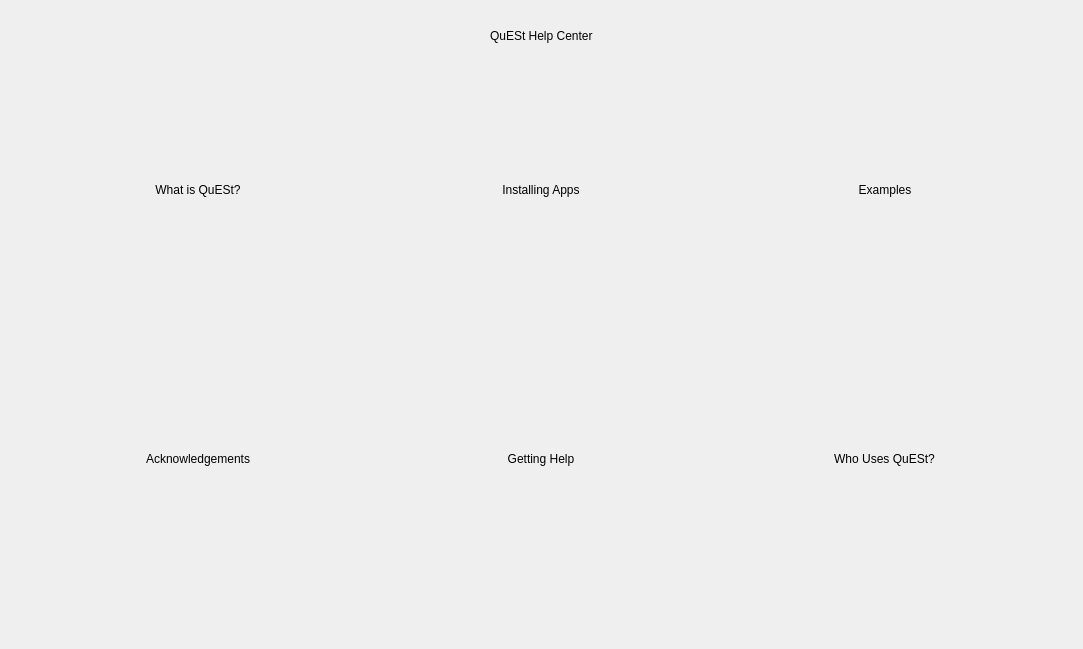
<?xml version="1.0" encoding="UTF-8"?>
<ui version="4.0">
 <class>help_land</class>
 <widget class="QWidget" name="help_land">
  <property name="geometry">
   <rect>
    <x>0</x>
    <y>0</y>
    <width>1083</width>
    <height>649</height>
   </rect>
  </property>
  <property name="windowTitle">
   <string>Form</string>
  </property>
  <layout class="QVBoxLayout" name="verticalLayout" stretch="1,0">
   <item>
    <layout class="QGridLayout" name="gridLayout">
     <property name="spacing">
      <number>0</number>
     </property>
     <item row="0" column="0">
      <widget class="QStackedWidget" name="help_widge">
       <property name="currentIndex">
        <number>0</number>
       </property>
       <widget class="QWidget" name="quest_help_home">
        <layout class="QVBoxLayout" name="verticalLayout_2">
         <item>
          <layout class="QGridLayout" name="gridLayout_2">
           <item row="2" column="0">
            <widget class="QFrame" name="frame">
             <property name="sizePolicy">
              <sizepolicy hsizetype="Preferred" vsizetype="MinimumExpanding">
               <horstretch>0</horstretch>
               <verstretch>0</verstretch>
              </sizepolicy>
             </property>
             <property name="frameShape">
              <enum>QFrame::NoFrame</enum>
             </property>
             <property name="frameShadow">
              <enum>QFrame::Raised</enum>
             </property>
             <layout class="QHBoxLayout" name="horizontalLayout_2">
              <item alignment="Qt::AlignHCenter">
               <widget class="QFrame" name="frame_4">
                <property name="styleSheet">
                 <string notr="true"/>
                </property>
                <property name="frameShape">
                 <enum>QFrame::NoFrame</enum>
                </property>
                <property name="frameShadow">
                 <enum>QFrame::Raised</enum>
                </property>
                <layout class="QVBoxLayout" name="verticalLayout_9">
                 <item>
                  <widget class="QPushButton" name="ack_push">
                   <property name="styleSheet">
                    <string notr="true">font: 600 18pt &quot;Segoe UI&quot;;</string>
                   </property>
                   <property name="text">
                    <string>Acknowledgements</string>
                   </property>
                   <property name="flat">
                    <bool>true</bool>
                   </property>
                  </widget>
                 </item>
                </layout>
               </widget>
              </item>
              <item alignment="Qt::AlignHCenter">
               <widget class="QFrame" name="frame_7">
                <property name="styleSheet">
                 <string notr="true"/>
                </property>
                <property name="frameShape">
                 <enum>QFrame::NoFrame</enum>
                </property>
                <property name="frameShadow">
                 <enum>QFrame::Raised</enum>
                </property>
                <layout class="QVBoxLayout" name="verticalLayout_8">
                 <item>
                  <widget class="QPushButton" name="get_push">
                   <property name="styleSheet">
                    <string notr="true">font: 600 18pt &quot;Segoe UI&quot;;</string>
                   </property>
                   <property name="text">
                    <string>Getting Help</string>
                   </property>
                   <property name="flat">
                    <bool>true</bool>
                   </property>
                  </widget>
                 </item>
                </layout>
               </widget>
              </item>
              <item alignment="Qt::AlignHCenter">
               <widget class="QFrame" name="frame_5">
                <property name="styleSheet">
                 <string notr="true"/>
                </property>
                <property name="frameShape">
                 <enum>QFrame::NoFrame</enum>
                </property>
                <property name="frameShadow">
                 <enum>QFrame::Raised</enum>
                </property>
                <layout class="QVBoxLayout" name="verticalLayout_7">
                 <item>
                  <widget class="QPushButton" name="who_push">
                   <property name="styleSheet">
                    <string notr="true">font: 600 18pt &quot;Segoe UI&quot;;</string>
                   </property>
                   <property name="text">
                    <string>Who Uses QuESt?</string>
                   </property>
                   <property name="flat">
                    <bool>true</bool>
                   </property>
                  </widget>
                 </item>
                </layout>
               </widget>
              </item>
             </layout>
            </widget>
           </item>
           <item row="0" column="0" alignment="Qt::AlignHCenter|Qt::AlignVCenter">
            <widget class="QFrame" name="frame_2">
             <property name="sizePolicy">
              <sizepolicy hsizetype="Preferred" vsizetype="Preferred">
               <horstretch>0</horstretch>
               <verstretch>0</verstretch>
              </sizepolicy>
             </property>
             <property name="frameShape">
              <enum>QFrame::NoFrame</enum>
             </property>
             <property name="frameShadow">
              <enum>QFrame::Raised</enum>
             </property>
             <layout class="QVBoxLayout" name="verticalLayout_4">
              <item>
               <widget class="QLabel" name="label_7">
                <property name="styleSheet">
                 <string notr="true">font: 800 26pt &quot;Segoe UI&quot;;</string>
                </property>
                <property name="text">
                 <string>QuESt Help Center</string>
                </property>
               </widget>
              </item>
             </layout>
            </widget>
           </item>
           <item row="1" column="0">
            <widget class="QFrame" name="frame_3">
             <property name="sizePolicy">
              <sizepolicy hsizetype="Preferred" vsizetype="MinimumExpanding">
               <horstretch>0</horstretch>
               <verstretch>0</verstretch>
              </sizepolicy>
             </property>
             <property name="frameShape">
              <enum>QFrame::NoFrame</enum>
             </property>
             <property name="frameShadow">
              <enum>QFrame::Raised</enum>
             </property>
             <layout class="QHBoxLayout" name="horizontalLayout">
              <item alignment="Qt::AlignHCenter">
               <widget class="QFrame" name="frame_6">
                <property name="styleSheet">
                 <string notr="true"/>
                </property>
                <property name="frameShape">
                 <enum>QFrame::NoFrame</enum>
                </property>
                <property name="frameShadow">
                 <enum>QFrame::Raised</enum>
                </property>
                <layout class="QVBoxLayout" name="verticalLayout_5">
                 <item>
                  <widget class="QPushButton" name="what_push">
                   <property name="styleSheet">
                    <string notr="true">
font: 600 18pt &quot;Segoe UI&quot;;</string>
                   </property>
                   <property name="text">
                    <string>What is QuESt?</string>
                   </property>
                   <property name="flat">
                    <bool>true</bool>
                   </property>
                  </widget>
                 </item>
                </layout>
               </widget>
              </item>
              <item alignment="Qt::AlignHCenter">
               <widget class="QFrame" name="frame_8">
                <property name="styleSheet">
                 <string notr="true"/>
                </property>
                <property name="frameShape">
                 <enum>QFrame::NoFrame</enum>
                </property>
                <property name="frameShadow">
                 <enum>QFrame::Raised</enum>
                </property>
                <layout class="QVBoxLayout" name="verticalLayout_6">
                 <item>
                  <widget class="QPushButton" name="inst_push">
                   <property name="styleSheet">
                    <string notr="true">font: 600 18pt &quot;Segoe UI&quot;;</string>
                   </property>
                   <property name="text">
                    <string>Installing Apps</string>
                   </property>
                   <property name="flat">
                    <bool>true</bool>
                   </property>
                  </widget>
                 </item>
                </layout>
               </widget>
              </item>
              <item alignment="Qt::AlignHCenter">
               <widget class="QFrame" name="frame_9">
                <property name="styleSheet">
                 <string notr="true"/>
                </property>
                <property name="frameShape">
                 <enum>QFrame::NoFrame</enum>
                </property>
                <property name="frameShadow">
                 <enum>QFrame::Raised</enum>
                </property>
                <layout class="QVBoxLayout" name="verticalLayout_3">
                 <item>
                  <widget class="QPushButton" name="doc_push">
                   <property name="toolTip">
                    <string>&lt;html&gt;&lt;head/&gt;&lt;body&gt;&lt;p&gt;&lt;span style=&quot; font-size:9pt; font-weight:400;&quot;&gt;Under Construction&lt;/span&gt;&lt;/p&gt;&lt;/body&gt;&lt;/html&gt;</string>
                   </property>
                   <property name="styleSheet">
                    <string notr="true">font: 600 18pt &quot;Segoe UI&quot;;</string>
                   </property>
                   <property name="text">
                    <string>Examples</string>
                   </property>
                   <property name="flat">
                    <bool>true</bool>
                   </property>
                  </widget>
                 </item>
                </layout>
               </widget>
              </item>
             </layout>
            </widget>
           </item>
          </layout>
         </item>
        </layout>
       </widget>
       <widget class="QWidget" name="acknowledge_page">
        <layout class="QVBoxLayout" name="verticalLayout_13">
         <item>
          <widget class="QLabel" name="label_11">
           <property name="styleSheet">
            <string notr="true">font: 20pt &quot;Segoe UI&quot;;</string>
           </property>
           <property name="text">
            <string>Acknowledgements</string>
           </property>
          </widget>
         </item>
         <item>
          <widget class="QTextBrowser" name="textBrowser_4">
           <property name="html">
            <string>&lt;!DOCTYPE HTML PUBLIC &quot;-//W3C//DTD HTML 4.0//EN&quot; &quot;http://www.w3.org/TR/REC-html40/strict.dtd&quot;&gt;
&lt;html&gt;&lt;head&gt;&lt;meta name=&quot;qrichtext&quot; content=&quot;1&quot; /&gt;&lt;meta charset=&quot;utf-8&quot; /&gt;&lt;style type=&quot;text/css&quot;&gt;
p, li { white-space: pre-wrap; }
hr { height: 1px; border-width: 0; }
li.unchecked::marker { content: &quot;\2610&quot;; }
li.checked::marker { content: &quot;\2612&quot;; }
&lt;/style&gt;&lt;/head&gt;&lt;body style=&quot; font-family:'Segoe UI'; font-size:9pt; font-weight:400; font-style:normal;&quot;&gt;
&lt;p style=&quot; margin-top:0px; margin-bottom:0px; margin-left:0px; margin-right:0px; -qt-block-indent:0; text-indent:0px;&quot;&gt;&lt;span style=&quot; font-size:14pt;&quot;&gt;QuESt is developed by the &lt;/span&gt;&lt;span style=&quot; font-size:14pt; text-decoration: underline;&quot;&gt;Energy Storage Tehcnology and Systems&lt;/span&gt;&lt;span style=&quot; font-size:14pt;&quot;&gt; and &lt;/span&gt;&lt;span style=&quot; font-size:14pt; text-decoration: underline;&quot;&gt;Electric Power Systems Research&lt;/span&gt;&lt;span style=&quot; font-size:14pt;&quot;&gt; departments at &lt;/span&gt;&lt;span style=&quot; font-size:14pt; text-decoration: underline;&quot;&gt;Sandia National Laboratories&lt;/span&gt;&lt;span style=&quot; font-size:14pt;&quot;&gt;.&lt;/span&gt;&lt;/p&gt;
&lt;p style=&quot;-qt-paragraph-type:empty; margin-top:0px; margin-bottom:0px; margin-left:0px; margin-right:0px; -qt-block-indent:0; text-indent:0px; font-size:14pt;&quot;&gt;&lt;br /&gt;&lt;/p&gt;
&lt;p style=&quot; margin-top:0px; margin-bottom:0px; margin-left:0px; margin-right:0px; -qt-block-indent:0; text-indent:0px;&quot;&gt;&lt;span style=&quot; font-size:14pt;&quot;&gt;The developers would like to thank &lt;/span&gt;&lt;span style=&quot; font-size:14pt; font-weight:700;&quot;&gt;Dr. Imre Gyuk&lt;/span&gt;&lt;span style=&quot; font-size:14pt;&quot;&gt; at the Energy Storage Program at the U.S. Department of Energy for funding the development of theis software.&lt;/span&gt;&lt;/p&gt;&lt;/body&gt;&lt;/html&gt;</string>
           </property>
          </widget>
         </item>
         <item alignment="Qt::AlignHCenter">
          <widget class="QPushButton" name="ack_back">
           <property name="text">
            <string>Go Back</string>
           </property>
           <property name="flat">
            <bool>true</bool>
           </property>
          </widget>
         </item>
        </layout>
       </widget>
       <widget class="QWidget" name="getting_help">
        <layout class="QVBoxLayout" name="verticalLayout_14">
         <item>
          <widget class="QLabel" name="label_12">
           <property name="styleSheet">
            <string notr="true">font: 20pt &quot;Segoe UI&quot;;</string>
           </property>
           <property name="text">
            <string>Getting Help</string>
           </property>
          </widget>
         </item>
         <item>
          <widget class="QTextBrowser" name="textBrowser_5">
           <property name="html">
            <string>&lt;!DOCTYPE HTML PUBLIC &quot;-//W3C//DTD HTML 4.0//EN&quot; &quot;http://www.w3.org/TR/REC-html40/strict.dtd&quot;&gt;
&lt;html&gt;&lt;head&gt;&lt;meta name=&quot;qrichtext&quot; content=&quot;1&quot; /&gt;&lt;meta charset=&quot;utf-8&quot; /&gt;&lt;style type=&quot;text/css&quot;&gt;
p, li { white-space: pre-wrap; }
hr { height: 1px; border-width: 0; }
li.unchecked::marker { content: &quot;\2610&quot;; }
li.checked::marker { content: &quot;\2612&quot;; }
&lt;/style&gt;&lt;/head&gt;&lt;body style=&quot; font-family:'Segoe UI'; font-size:9pt; font-weight:400; font-style:normal;&quot;&gt;
&lt;p style=&quot; margin-top:12px; margin-bottom:12px; margin-left:0px; margin-right:0px; -qt-block-indent:0; text-indent:0px;&quot;&gt;&lt;span style=&quot; font-size:14pt;&quot;&gt;For issues and feedback we would appreciate it if you could use the &amp;quot;Issues&amp;quot; feature of this repository. This helps others join the discussion and helps us keep track of and document issues.&lt;/span&gt;&lt;/p&gt;
&lt;h3 style=&quot; margin-top:14px; margin-bottom:12px; margin-left:0px; margin-right:0px; -qt-block-indent:0; text-indent:0px;&quot;&gt;&lt;a name=&quot;user-content-email&quot;&gt;&lt;/a&gt;&lt;span style=&quot; font-size:14pt; font-weight:700;&quot;&gt;E&lt;/span&gt;&lt;span style=&quot; font-size:14pt; font-weight:700;&quot;&gt;mail&lt;/span&gt;&lt;/h3&gt;
&lt;p style=&quot; margin-top:12px; margin-bottom:12px; margin-left:0px; margin-right:0px; -qt-block-indent:0; text-indent:0px;&quot;&gt;&lt;span style=&quot; font-size:14pt;&quot;&gt;Entity account &lt;/span&gt;&lt;span style=&quot; font-family:'Courier New'; font-size:14pt;&quot;&gt;@sandia.gov: snl-quest&lt;/span&gt;&lt;/p&gt;
&lt;p style=&quot; margin-top:12px; margin-bottom:12px; margin-left:0px; margin-right:0px; -qt-block-indent:0; text-indent:0px;&quot;&gt;&lt;span style=&quot; font-size:14pt;&quot;&gt;Project maintainer (Tu Nguyen) &lt;/span&gt;&lt;span style=&quot; font-family:'Courier New'; font-size:14pt;&quot;&gt;@sandia.gov: tunguy&lt;/span&gt;&lt;/p&gt;&lt;/body&gt;&lt;/html&gt;</string>
           </property>
          </widget>
         </item>
         <item alignment="Qt::AlignHCenter">
          <widget class="QPushButton" name="help_back">
           <property name="text">
            <string>Go Back</string>
           </property>
           <property name="flat">
            <bool>true</bool>
           </property>
          </widget>
         </item>
        </layout>
       </widget>
       <widget class="QWidget" name="users_page">
        <layout class="QVBoxLayout" name="verticalLayout_15">
         <item>
          <widget class="QLabel" name="label_13">
           <property name="styleSheet">
            <string notr="true">font: 20pt &quot;Segoe UI&quot;;</string>
           </property>
           <property name="text">
            <string>Who Uses Quest?</string>
           </property>
          </widget>
         </item>
         <item>
          <widget class="QTextBrowser" name="textBrowser_6">
           <property name="html">
            <string>&lt;!DOCTYPE HTML PUBLIC &quot;-//W3C//DTD HTML 4.0//EN&quot; &quot;http://www.w3.org/TR/REC-html40/strict.dtd&quot;&gt;
&lt;html&gt;&lt;head&gt;&lt;meta name=&quot;qrichtext&quot; content=&quot;1&quot; /&gt;&lt;meta charset=&quot;utf-8&quot; /&gt;&lt;style type=&quot;text/css&quot;&gt;
p, li { white-space: pre-wrap; }
hr { height: 1px; border-width: 0; }
li.unchecked::marker { content: &quot;\2610&quot;; }
li.checked::marker { content: &quot;\2612&quot;; }
&lt;/style&gt;&lt;/head&gt;&lt;body style=&quot; font-family:'Segoe UI'; font-size:9pt; font-weight:400; font-style:normal;&quot;&gt;
&lt;p style=&quot; margin-top:0px; margin-bottom:0px; margin-left:0px; margin-right:0px; -qt-block-indent:0; text-indent:0px;&quot;&gt;&lt;span style=&quot; font-size:14pt;&quot;&gt;The software is designed to be used by anyone with an interest in performing analysis of energy storage or its applications without having to create their own models or write their own code. It’s designed to be easy to use out of the box but also modifiable by the savvy user if they so choose. The software is intended to be used as a platform for running simulations, obtaining results, and using the information to inform planning decisions.&lt;/span&gt;&lt;/p&gt;&lt;/body&gt;&lt;/html&gt;</string>
           </property>
          </widget>
         </item>
         <item alignment="Qt::AlignHCenter">
          <widget class="QPushButton" name="use_back">
           <property name="text">
            <string>Go Back</string>
           </property>
           <property name="flat">
            <bool>true</bool>
           </property>
          </widget>
         </item>
        </layout>
       </widget>
       <widget class="QWidget" name="docs_page">
        <layout class="QVBoxLayout" name="verticalLayout_12">
         <item>
          <widget class="QLabel" name="label_10">
           <property name="styleSheet">
            <string notr="true">font: 20pt &quot;Segoe UI&quot;;</string>
           </property>
           <property name="text">
            <string>Examples</string>
           </property>
          </widget>
         </item>
         <item>
          <widget class="QTextBrowser" name="textBrowser_3">
           <property name="html">
            <string>&lt;!DOCTYPE HTML PUBLIC &quot;-//W3C//DTD HTML 4.0//EN&quot; &quot;http://www.w3.org/TR/REC-html40/strict.dtd&quot;&gt;
&lt;html&gt;&lt;head&gt;&lt;meta name=&quot;qrichtext&quot; content=&quot;1&quot; /&gt;&lt;meta charset=&quot;utf-8&quot; /&gt;&lt;style type=&quot;text/css&quot;&gt;
p, li { white-space: pre-wrap; }
hr { height: 1px; border-width: 0; }
li.unchecked::marker { content: &quot;\2610&quot;; }
li.checked::marker { content: &quot;\2612&quot;; }
&lt;/style&gt;&lt;/head&gt;&lt;body style=&quot; font-family:'Segoe UI'; font-size:9pt; font-weight:400; font-style:normal;&quot;&gt;
&lt;p style=&quot; margin-top:0px; margin-bottom:0px; margin-left:0px; margin-right:0px; -qt-block-indent:0; text-indent:0px;&quot;&gt;&lt;span style=&quot; font-size:14pt;&quot;&gt;This page is under construction.&lt;/span&gt;&lt;/p&gt;&lt;/body&gt;&lt;/html&gt;</string>
           </property>
          </widget>
         </item>
         <item alignment="Qt::AlignHCenter">
          <widget class="QPushButton" name="docs_back">
           <property name="text">
            <string>Go Back</string>
           </property>
           <property name="flat">
            <bool>true</bool>
           </property>
          </widget>
         </item>
        </layout>
       </widget>
       <widget class="QWidget" name="install_apps_page">
        <layout class="QVBoxLayout" name="verticalLayout_11">
         <item>
          <widget class="QLabel" name="label_9">
           <property name="styleSheet">
            <string notr="true">font: 20pt &quot;Segoe UI&quot;;
background: transparent</string>
           </property>
           <property name="text">
            <string>Installing Apps</string>
           </property>
          </widget>
         </item>
         <item>
          <widget class="QTextBrowser" name="textBrowser_2">
           <property name="html">
            <string>&lt;!DOCTYPE HTML PUBLIC &quot;-//W3C//DTD HTML 4.0//EN&quot; &quot;http://www.w3.org/TR/REC-html40/strict.dtd&quot;&gt;
&lt;html&gt;&lt;head&gt;&lt;meta name=&quot;qrichtext&quot; content=&quot;1&quot; /&gt;&lt;meta charset=&quot;utf-8&quot; /&gt;&lt;style type=&quot;text/css&quot;&gt;
p, li { white-space: pre-wrap; }
hr { height: 1px; border-width: 0; }
li.unchecked::marker { content: &quot;\2610&quot;; }
li.checked::marker { content: &quot;\2612&quot;; }
&lt;/style&gt;&lt;/head&gt;&lt;body style=&quot; font-family:'Segoe UI'; font-size:9pt; font-weight:400; font-style:normal;&quot;&gt;
&lt;p style=&quot; margin-top:0px; margin-bottom:0px; margin-left:0px; margin-right:0px; -qt-block-indent:0; text-indent:0px;&quot;&gt;&lt;span style=&quot; font-size:14pt;&quot;&gt;Available applications can be installed with the click of a button. Each application will be installed into an independent environment to improve version control of libraries. After the installation is completed the install button will be updated to a launch button. The user will then be able to launch applications from the home page.&lt;/span&gt;&lt;/p&gt;&lt;/body&gt;&lt;/html&gt;</string>
           </property>
          </widget>
         </item>
         <item alignment="Qt::AlignHCenter">
          <widget class="QPushButton" name="inst_back">
           <property name="text">
            <string>Go Back</string>
           </property>
           <property name="flat">
            <bool>true</bool>
           </property>
          </widget>
         </item>
        </layout>
       </widget>
       <widget class="QWidget" name="what_is_quest">
        <layout class="QVBoxLayout" name="verticalLayout_10">
         <item>
          <widget class="QLabel" name="label_8">
           <property name="styleSheet">
            <string notr="true">font: 20pt &quot;Segoe UI&quot;;</string>
           </property>
           <property name="text">
            <string>What is Quest?</string>
           </property>
          </widget>
         </item>
         <item>
          <widget class="QTextBrowser" name="textBrowser">
           <property name="html">
            <string>&lt;!DOCTYPE HTML PUBLIC &quot;-//W3C//DTD HTML 4.0//EN&quot; &quot;http://www.w3.org/TR/REC-html40/strict.dtd&quot;&gt;
&lt;html&gt;&lt;head&gt;&lt;meta name=&quot;qrichtext&quot; content=&quot;1&quot; /&gt;&lt;meta charset=&quot;utf-8&quot; /&gt;&lt;style type=&quot;text/css&quot;&gt;
p, li { white-space: pre-wrap; }
hr { height: 1px; border-width: 0; }
li.unchecked::marker { content: &quot;\2610&quot;; }
li.checked::marker { content: &quot;\2612&quot;; }
&lt;/style&gt;&lt;/head&gt;&lt;body style=&quot; font-family:'Segoe UI'; font-size:9pt; font-weight:400; font-style:normal;&quot;&gt;
&lt;p style=&quot; margin-top:12px; margin-bottom:12px; margin-left:0px; margin-right:0px; -qt-block-indent:0; text-indent:0px;&quot;&gt;&lt;span style=&quot; font-size:14pt; font-weight:700;&quot;&gt;QuESt 2.0&lt;/span&gt;&lt;span style=&quot; font-size:14pt;&quot;&gt; is an evolved version of the original QuESt, an open-source Python software designed for energy storage (ES) analytics. It transforms into a platform providing centralized access to multiple tools and improved data analytics, aiming to simplify ES analysis and democratize access to these tools. &lt;/span&gt;&lt;/p&gt;
&lt;p style=&quot; margin-top:12px; margin-bottom:12px; margin-left:0px; margin-right:0px; -qt-block-indent:0; text-indent:0px;&quot;&gt;&lt;span style=&quot; font-size:14pt;&quot;&gt;Currently, QuESt 2.0 includes three main components: &lt;/span&gt;&lt;/p&gt;
&lt;p style=&quot; margin-top:12px; margin-bottom:12px; margin-left:0px; margin-right:0px; -qt-block-indent:0; text-indent:0px;&quot;&gt;&lt;span style=&quot; font-size:14pt; font-weight:700;&quot;&gt;1.&lt;/span&gt;&lt;span style=&quot; font-family:'Times New Roman'; font-size:14pt;&quot;&gt;       &lt;/span&gt;&lt;span style=&quot; font-size:14pt; font-weight:700;&quot;&gt;The QuESt App Hub&lt;/span&gt;&lt;span style=&quot; font-size:14pt;&quot;&gt; operates similarly to an app store, offering access points to a multitude of applications. Currently, various energy storage analytics tools have been available on QuESt App hub. For example: &lt;/span&gt;&lt;/p&gt;
&lt;p style=&quot; margin-top:12px; margin-bottom:12px; margin-left:0px; margin-right:0px; -qt-block-indent:0; text-indent:0px;&quot;&gt;&lt;span style=&quot; font-family:'Symbol'; font-size:14pt;&quot;&gt;·&lt;/span&gt;&lt;span style=&quot; font-family:'Times New Roman'; font-size:14pt;&quot;&gt;       &lt;/span&gt;&lt;span style=&quot; font-size:14pt; font-weight:700;&quot;&gt;QuESt Data Manager&lt;/span&gt;&lt;span style=&quot; font-size:14pt;&quot;&gt; manages the acquisition of data. &lt;/span&gt;&lt;/p&gt;
&lt;p style=&quot; margin-top:12px; margin-bottom:12px; margin-left:0px; margin-right:0px; -qt-block-indent:0; text-indent:0px;&quot;&gt;&lt;span style=&quot; font-family:'Symbol'; font-size:14pt;&quot;&gt;·&lt;/span&gt;&lt;span style=&quot; font-family:'Times New Roman'; font-size:14pt;&quot;&gt;       &lt;/span&gt;&lt;span style=&quot; font-size:14pt; font-weight:700;&quot;&gt;QuESt Valuation&lt;/span&gt;&lt;span style=&quot; font-size:14pt;&quot;&gt; estimates the potential revenue generated by energy storage systems when providing ancillary services in the electricity markets. &lt;/span&gt;&lt;/p&gt;
&lt;p style=&quot; margin-top:12px; margin-bottom:12px; margin-left:0px; margin-right:0px; -qt-block-indent:0; text-indent:0px;&quot;&gt;&lt;span style=&quot; font-family:'Symbol'; font-size:14pt;&quot;&gt;·&lt;/span&gt;&lt;span style=&quot; font-family:'Times New Roman'; font-size:14pt;&quot;&gt;       &lt;/span&gt;&lt;span style=&quot; font-size:14pt; font-weight:700;&quot;&gt;QuESt BTM (Behind-The-Meter) c&lt;/span&gt;&lt;span style=&quot; font-size:14pt;&quot;&gt;alculates the cost savings for time-of-use and net energy metering customers utilizing behind-the-meter energy storage systems. &lt;/span&gt;&lt;/p&gt;
&lt;p style=&quot; margin-top:12px; margin-bottom:12px; margin-left:0px; margin-right:0px; -qt-block-indent:0; text-indent:0px;&quot;&gt;&lt;span style=&quot; font-family:'Symbol'; font-size:14pt;&quot;&gt;·&lt;/span&gt;&lt;span style=&quot; font-family:'Times New Roman'; font-size:14pt;&quot;&gt;       &lt;/span&gt;&lt;span style=&quot; font-size:14pt; font-weight:700;&quot;&gt;QuESt Technology Selection&lt;/span&gt;&lt;span style=&quot; font-size:14pt;&quot;&gt; supports in selecting the appropriate energy storage technology based on specific applications and requirements. &lt;/span&gt;&lt;/p&gt;
&lt;p style=&quot; margin-top:12px; margin-bottom:12px; margin-left:0px; margin-right:0px; -qt-block-indent:0; text-indent:0px;&quot;&gt;&lt;span style=&quot; font-family:'Symbol'; font-size:14pt;&quot;&gt;·&lt;/span&gt;&lt;span style=&quot; font-family:'Times New Roman'; font-size:14pt;&quot;&gt;       &lt;/span&gt;&lt;span style=&quot; font-size:14pt; font-weight:700;&quot;&gt;QuESt Performance&lt;/span&gt;&lt;span style=&quot; font-size:14pt;&quot;&gt; evaluates the performance of energy storage systems in different climatic conditions. &lt;/span&gt;&lt;/p&gt;
&lt;p style=&quot; margin-top:12px; margin-bottom:12px; margin-left:0px; margin-right:0px; -qt-block-indent:0; text-indent:0px;&quot;&gt;&lt;span style=&quot; font-family:'Symbol'; font-size:14pt;&quot;&gt;·&lt;/span&gt;&lt;span style=&quot; font-family:'Times New Roman'; font-size:14pt;&quot;&gt;       &lt;/span&gt;&lt;span style=&quot; font-size:14pt; font-weight:700;&quot;&gt;QuESt Microgrid &lt;/span&gt;&lt;span style=&quot; font-size:14pt;&quot;&gt;supports microgrid design and simulation considering energy storage as a key component. &lt;/span&gt;&lt;/p&gt;
&lt;p style=&quot; margin-top:12px; margin-bottom:12px; margin-left:0px; margin-right:0px; -qt-block-indent:0; text-indent:0px;&quot;&gt;&lt;span style=&quot; font-size:14pt;&quot;&gt;It has been designed with key features to improve user experience and application management: &lt;/span&gt;&lt;/p&gt;
&lt;ul style=&quot;margin-top: 0px; margin-bottom: 0px; margin-left: 0px; margin-right: 0px; -qt-list-indent: 1;&quot;&gt;
&lt;li style=&quot; font-size:14pt;&quot; style=&quot; margin-top:12px; margin-bottom:0px; margin-left:0px; margin-right:0px; -qt-block-indent:0; text-indent:0px;&quot;&gt;&lt;span style=&quot; font-weight:700;&quot;&gt;User-Friendly Access&lt;/span&gt;: Users can easily find and install applications that suit their specific needs. &lt;/li&gt;
&lt;li style=&quot; font-size:14pt;&quot; style=&quot; margin-top:0px; margin-bottom:0px; margin-left:0px; margin-right:0px; -qt-block-indent:0; text-indent:0px;&quot;&gt;&lt;span style=&quot; font-weight:700;&quot;&gt;Isolated Environments&lt;/span&gt;: Upon installation, each application creates an isolated environment. This ensures that applications run independently, preventing conflicts, and enhancing stability. &lt;/li&gt;
&lt;li style=&quot; font-size:14pt;&quot; style=&quot; margin-top:0px; margin-bottom:12px; margin-left:0px; margin-right:0px; -qt-block-indent:0; text-indent:0px;&quot;&gt;&lt;span style=&quot; font-weight:700;&quot;&gt;Simultaneous Operation&lt;/span&gt;: Multiple applications can be installed and operated simultaneously, allowing users to leverage different tools without interference. &lt;/li&gt;&lt;/ul&gt;
&lt;p style=&quot; margin-top:12px; margin-bottom:12px; margin-left:0px; margin-right:0px; -qt-block-indent:0; text-indent:0px;&quot;&gt;&lt;span style=&quot; font-size:14pt; font-weight:700;&quot;&gt;2.&lt;/span&gt;&lt;span style=&quot; font-family:'Times New Roman'; font-size:14pt;&quot;&gt;       &lt;/span&gt;&lt;span style=&quot; font-size:14pt; font-weight:700;&quot;&gt;The QuESt Workspace&lt;/span&gt;&lt;span style=&quot; font-size:14pt;&quot;&gt; provides an integrated environment where users can create workflows by assembling multiple applications into a coherent process. It enhances the platform's usability and efficiency through several mechanisms: &lt;/span&gt;&lt;/p&gt;
&lt;ul style=&quot;margin-top: 0px; margin-bottom: 0px; margin-left: 0px; margin-right: 0px; -qt-list-indent: 1;&quot;&gt;
&lt;li style=&quot; font-size:14pt;&quot; style=&quot; margin-top:12px; margin-bottom:0px; margin-left:0px; margin-right:0px; -qt-block-indent:0; text-indent:0px;&quot;&gt;&lt;span style=&quot; font-weight:700;&quot;&gt;Integration of Applications&lt;/span&gt;: Users can create work processes that integrate multiple apps by assembling pipelines using plugin extensions. This modular approach allows for the flexible composition of analytics workflows tailored to specific needs. &lt;/li&gt;
&lt;li style=&quot; font-size:14pt;&quot; style=&quot; margin-top:0px; margin-bottom:12px; margin-left:0px; margin-right:0px; -qt-block-indent:0; text-indent:0px;&quot;&gt;&lt;span style=&quot; font-weight:700;&quot;&gt;Workflow Management&lt;/span&gt;: The workspace supports the selection, assembly, connection, and post-processing of data and tools. This structured approach streamlines the analytics process, from data preparation to visualization, making it easier to manage and understand. &lt;/li&gt;&lt;/ul&gt;
&lt;p style=&quot; margin-top:12px; margin-bottom:12px; margin-left:0px; margin-right:0px; -qt-block-indent:0; text-indent:0px;&quot;&gt;&lt;span style=&quot; font-size:14pt; font-weight:700;&quot;&gt;3.&lt;/span&gt;&lt;span style=&quot; font-family:'Times New Roman'; font-size:14pt;&quot;&gt;       &lt;/span&gt;&lt;span style=&quot; font-size:14pt; font-weight:700;&quot;&gt;QuESt GPT&lt;/span&gt;&lt;span style=&quot; font-size:14pt;&quot;&gt; represents a leap forward in data analytics within the platform, utilizing generative AI (specifically Large Language Models, or LLM) for data characterization and visualization: &lt;/span&gt;&lt;/p&gt;
&lt;ul style=&quot;margin-top: 0px; margin-bottom: 0px; margin-left: 0px; margin-right: 0px; -qt-list-indent: 1;&quot;&gt;
&lt;li style=&quot; font-size:14pt;&quot; style=&quot; margin-top:12px; margin-bottom:0px; margin-left:0px; margin-right:0px; -qt-block-indent:0; text-indent:0px;&quot;&gt;&lt;span style=&quot; font-weight:700;&quot;&gt;Data Insights&lt;/span&gt;: Users can select datasets and ask questions about the data, with QuESt GPT providing insights based on the data's characteristics. This interaction model simplifies complex data analysis, making it accessible to users without deep technical expertise. &lt;/li&gt;
&lt;li style=&quot; font-size:14pt;&quot; style=&quot; margin-top:0px; margin-bottom:12px; margin-left:0px; margin-right:0px; -qt-block-indent:0; text-indent:0px;&quot;&gt;&lt;span style=&quot; font-weight:700;&quot;&gt;Utilization of LLMs&lt;/span&gt;: By leveraging advanced open-source LLMs such as OpenAi’sGPT4 and Meta’s Llama2, QuESt GPT can perform sophisticated data analytics tasks, such as characterizing and visualizing large datasets. This enables users to gain deeper insights from their data, supporting more informed decision-making at no costs. &lt;/li&gt;&lt;/ul&gt;&lt;/body&gt;&lt;/html&gt;</string>
           </property>
          </widget>
         </item>
         <item alignment="Qt::AlignHCenter">
          <widget class="QPushButton" name="what_back">
           <property name="text">
            <string>Go Back</string>
           </property>
           <property name="flat">
            <bool>true</bool>
           </property>
          </widget>
         </item>
        </layout>
       </widget>
      </widget>
     </item>
    </layout>
   </item>
   <item>
    <widget class="QFrame" name="frame_11">
     <property name="sizePolicy">
      <sizepolicy hsizetype="Preferred" vsizetype="Minimum">
       <horstretch>0</horstretch>
       <verstretch>0</verstretch>
      </sizepolicy>
     </property>
     <property name="maximumSize">
      <size>
       <width>16777215</width>
       <height>75</height>
      </size>
     </property>
     <property name="frameShape">
      <enum>QFrame::NoFrame</enum>
     </property>
     <property name="frameShadow">
      <enum>QFrame::Raised</enum>
     </property>
     <layout class="QHBoxLayout" name="horizontalLayout_3">
      <item>
       <widget class="QLabel" name="label">
        <property name="maximumSize">
         <size>
          <width>170</width>
          <height>150</height>
         </size>
        </property>
        <property name="text">
         <string/>
        </property>
        <property name="pixmap">
         <pixmap resource="../../../resources.qrc">:/icon/images/logo/Quest_Logo_RGB - Copy.png</pixmap>
        </property>
        <property name="scaledContents">
         <bool>true</bool>
        </property>
        <property name="wordWrap">
         <bool>false</bool>
        </property>
       </widget>
      </item>
      <item>
       <widget class="QLabel" name="label_2">
        <property name="maximumSize">
         <size>
          <width>170</width>
          <height>150</height>
         </size>
        </property>
        <property name="text">
         <string/>
        </property>
        <property name="pixmap">
         <pixmap resource="../../../resources.qrc">:/logos/images/logo/SNL_Stacked_Black_Blue.jpg</pixmap>
        </property>
        <property name="scaledContents">
         <bool>true</bool>
        </property>
       </widget>
      </item>
      <item>
       <widget class="QLabel" name="label_3">
        <property name="maximumSize">
         <size>
          <width>170</width>
          <height>150</height>
         </size>
        </property>
        <property name="text">
         <string/>
        </property>
        <property name="pixmap">
         <pixmap resource="../../../resources.qrc">:/logos/images/logo/New_DOE_Logo_Color.jpg</pixmap>
        </property>
        <property name="scaledContents">
         <bool>true</bool>
        </property>
       </widget>
      </item>
     </layout>
    </widget>
   </item>
  </layout>
 </widget>
 <resources>
  <include location="../../../resources.qrc"/>
 </resources>
 <connections/>
</ui>
